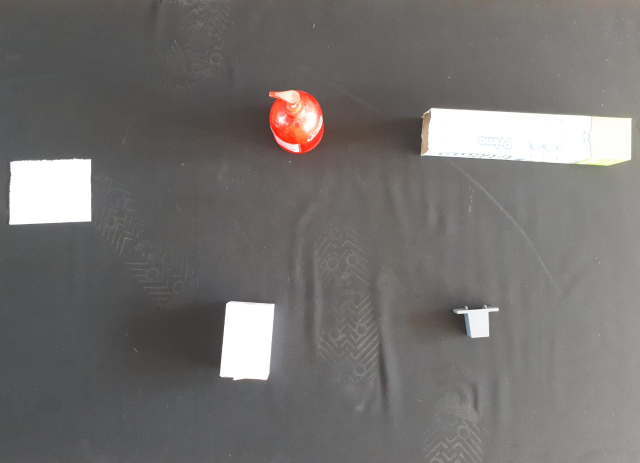
#> input picture measurement_test/img01.jpeg, 1280 x 925 px (shown at 1/2 size)
$ python test_black_board.py --image img01.jpeg   (older library calls are emulated)
#> lines starting #> are read from the running program, lines starting #| are printed output that depends on the picture; after the words box and inside, x2 and y2 are one past the last pixel; in counts of white or black regions, pixels touching at a corner belong together
#!/usr/bin/env python

# import the necessary packages
import numpy as np
import argparse
import cv2
import imutils
from scipy.spatial import distance as dist
from imutils import contours
from imutils import perspective

def order_points(pts):
	# sort the points based on their x-coordinates
	xSorted = pts[np.argsort(pts[:, 0]), :]

	# grab the left-most and right-most points from the sorted
	# x-roodinate points
	leftMost = xSorted[:2, :]
	rightMost = xSorted[2:, :]

	# now, sort the left-most coordinates according to their
	# y-coordinates so we can grab the top-left and bottom-left
	# points, respectively
	leftMost = leftMost[np.argsort(leftMost[:, 1]), :]
	(tl, bl) = leftMost

	# now that we have the top-left coordinate, use it as an
	# anchor to calculate the Euclidean distance between the
	# top-left and right-most points; by the Pythagorean
	# theorem, the point with the largest distance will be
	# our bottom-right point
	D = dist.cdist(tl[np.newaxis], rightMost, "euclidean")[0]
	(br, tr) = rightMost[np.argsort(D)[::-1], :]

	# return the coordinates in top-left, top-right,
	# bottom-right, and bottom-left order
	return np.array([tl, tr, br, bl], dtype="float32")

# construct the argument parse and parse the arguments
ap = argparse.ArgumentParser()
ap.add_argument("-i", "--image", help = "path to the image file")
args = vars(ap.parse_args())

# load the image
image = cv2.imread(args["image"])
#> image is the input picture: shape (925, 1280, 3); mean B, G, R 111.6, 112.9, 115.7

# find all the 'black' shapes in the image
lower = np.array([0, 0, 0])
upper = np.array([130, 130, 130])
shapeMask = cv2.inRange(image, lower, upper)
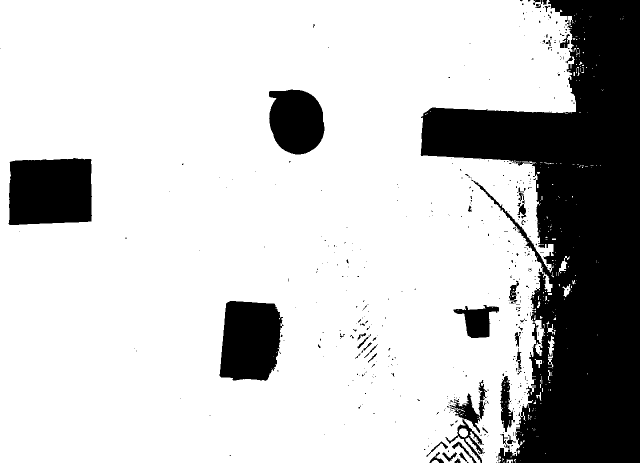
#> shapeMask: shape (925, 1280) (shown at 1/2 size); 77.6% white; 487 black regions (440 under 20 px)
output = cv2.bitwise_and(image, image, mask=shapeMask)
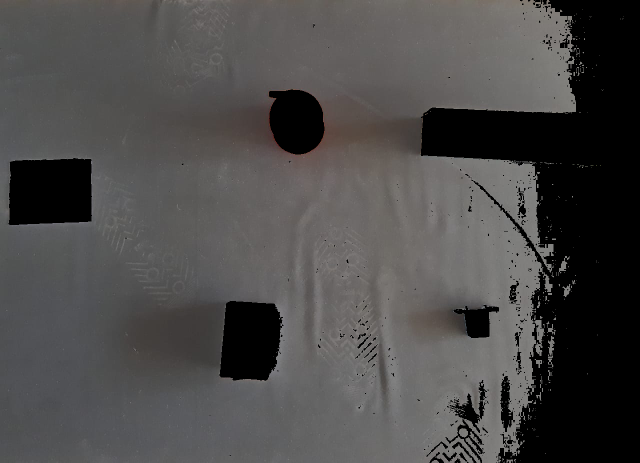
#> output: shape (925, 1280, 3) (shown at 1/2 size); mean B, G, R 73.7, 74.4, 75.9

# find the contours in the mask
(_, cnts, _) = cv2.findContours(shapeMask.copy(), cv2.RETR_EXTERNAL,cv2.CHAIN_APPROX_SIMPLE)
#> cnts = 250 contours, 234 with area under 20; largest, box (x1, y1, x2, y2) and area: (0, 0, 1152, 925) 972880, (1069, 640, 1090, 712) 630, (1086, 544, 1105, 584) 280, (1096, 672, 1109, 717) 244, (917, 856, 936, 875) 229
print("I found %d black shapes" % (len(cnts)))
#| I found 250 black shapes
cv2.imshow("Mask", shapeMask)

# loop over the contours
for c in cnts:
	# draw the contour and show it
	cv2.drawContours(image, [c], -1, (0, 255, 0), 2)
	cv2.imshow("Image", image)
	cv2.waitKey(0)
#> this loop made 250 passes
#> c on passes 1 to 3: [[1006, 924]], [[915, 924]], [[1008, 923], [1008, 924]]
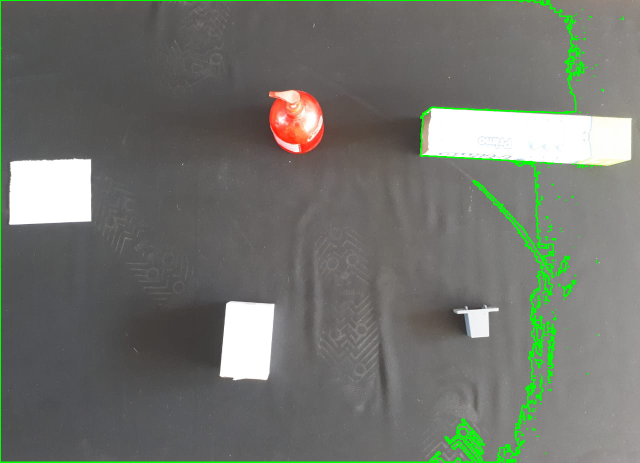
#> image: shape (925, 1280, 3) (shown at 1/2 size); 2.11% of pixels changed, all inside (x1, y1, x2, y2) = (0, 0, 1249, 925)

c = max(cnts, key = cv2.contourArea)
#> c = contour of 1875 points, box (x1, y1, x2, y2) (0, 0, 1152, 925), area 972880
cv2.drawContours(image, [c], -1, (0, 255, 0), 2)
cv2.imshow("Image", image)
#x,y,w,h = cv2.boundingRect(c)
## draw the book contour (in green)
#cv2.rectangle(output,(x,y),(x+w,y+h),(0,255,0),2)
cv2.waitKey(0)

# compute the rotated bounding box of the contour, then
# draw the contours
box = cv2.minAreaRect(c)
#> box = ((575.5, 462), (924, 1151), -90)
box = cv2.cv.BoxPoints(box) if imutils.is_cv2() else cv2.boxPoints(box)
#> box = ((1151, 924), (-2.83e-14, 924), (0, 0), (1151, 0))
box = np.array(box, dtype="int")
#> box = [[1151, 924], [0, 924], [0, 0], [1151, 0]]

cv2.drawContours(image, [box], -1, (0, 255, 0), 2)
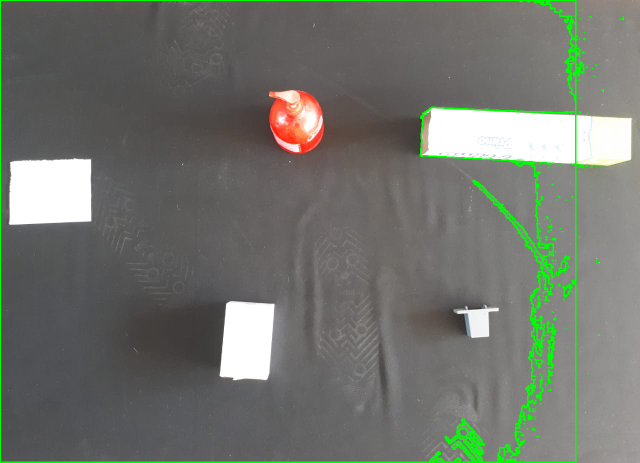
#> image: shape (925, 1280, 3) (shown at 1/2 size); 0.25% of pixels changed, all inside (x1, y1, x2, y2) = (861, 0, 1153, 925)

# show the original coordinates
print("Black board coordinates")
print(box)
#| [[1151  924]
#|  [   0  924]
#|  [   0    0]
#|  [1151    0]]
colors = ((0, 0, 255), (240, 0, 159), (255, 0, 0), (255, 255, 0))
rect = order_points(box)
#> in order_points, `xSorted = pts[np.argsort(pts[:, 0]), :]`: xSorted = [[0, 924], [0, 0], [1151, 924], [1151, 0]]
#> in order_points, `leftMost = xSorted[:2, :]`: leftMost = [[0, 924], [0, 0]]
#> in order_points, `rightMost = xSorted[2:, :]`: rightMost = [[1151, 924], [1151, 0]]
#> in order_points, `leftMost = leftMost[np.argsort(leftMost[:, 1]), :]`: leftMost = [[0, 0], [0, 924]]
#> in order_points, `(tl, bl) = leftMost`: tl = [0, 0]; bl = [0, 924]
#> in order_points, `D = dist.cdist(tl[np.newaxis], rightMost, "euclidean")[0]`: D = [1476, 1151]
#> in order_points, `(br, tr) = rightMost[np.argsort(D)[::-1], :]`: br = [1151, 924]; tr = [1151, 0]
#> rect = [[0, 0], [1151, 0], [1151, 924], [0, 924]]
print(rect.astype("int"))
#| [[   0    0]
#|  [1151    0]
#|  [1151  924]
#|  [   0  924]]
for ((x, y), color) in zip(rect, colors):
	cv2.circle(image, (int(x), int(y)), 5, color, -1)
#> this loop made 4 passes
#> (x, y, color) on passes 1 to 4: (0, 0, (0, 0, 255)), (1151, 0, (240, 0, 159)), (1151, 924, (255, 0, 0)), (0, 924, (255, 255, 0))
#> image: shape (925, 1280, 3); 0.01% of pixels changed, all inside (x1, y1, x2, y2) = (0, 0, 1157, 925)
cv2.imshow("Image", image)
cv2.waitKey(0)

image = cv2.imread(args["image"])
gray = cv2.cvtColor(image, cv2.COLOR_BGR2GRAY)
gray = cv2.GaussianBlur(gray, (7, 7), 0)

# perform edge detection, then perform a dilation + erosion to
# close gaps in between object edges
edged = cv2.Canny(gray, 190, 250)
#> edged: shape (925, 1280); 0.22% white in thin lines or dots, all inside (x1, y1, x2, y2) = (18, 180, 1263, 761)
edged = cv2.dilate(edged, None, iterations=1)
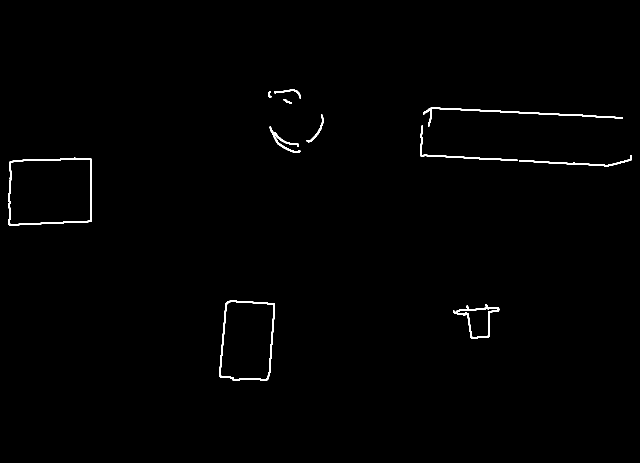
#> edged: shape (925, 1280) (shown at 1/2 size); 0.71% white; 11 white regions, largest, box (x1, y1, x2, y2) and area: (17, 315, 184, 451) 1789, (438, 601, 550, 762) 1574, (846, 215, 1246, 253) 1382
edged = cv2.erode(edged, None, iterations=1)
cv2.imshow("edged", edged)
cv2.waitKey(0)

# find contours in the edge map
cnts = cv2.findContours(edged.copy(), cv2.RETR_EXTERNAL,
	cv2.CHAIN_APPROX_SIMPLE)
#> cnts = 14 contours, 9 with area under 20; largest, box (x1, y1, x2, y2) and area: (18, 316, 183, 450) 20549, (439, 602, 549, 761) 14906, (540, 254, 600, 305) 24, (907, 610, 998, 676) 23, (614, 230, 646, 284) 21
cnts = cnts[0] if imutils.is_cv2() else cnts[1]

# sort the contours from left-to-right and initialize the bounding box
# point colors
(cnts, _) = contours.sort_contours(cnts)
for (i, c) in enumerate(cnts):
    # if the contour is not sufficiently large, ignore it
    if cv2.contourArea(c) < 100:
    	continue

    # compute the rotated bounding box of the contour, then
    # draw the contours
    box = cv2.minAreaRect(c)
    box = cv2.cv.BoxPoints(box) if imutils.is_cv2() else cv2.boxPoints(box)
    box = np.array(box, dtype="int")

    # show the original coordinates
    #print("Object #{}:".format(i + 1))
    #print(box)

    # order the points in the contour such that they appear
    # in top-left, top-right, bottom-right, and bottom-left
    # order, then draw the outline of the rotated bounding
    # box

    # check to see if the new method should be used for
    # ordering the coordinates
    rect = perspective.order_points(box)

    # show the re-ordered coordinates
    print("")

    # loop over the original points and draw them

    x1, y1 = rect.astype("int")[0]
    x2, y2 = rect.astype("int")[1]
    x3, y3 = rect.astype("int")[2]
    x4, y4 = rect.astype("int")[3]
    if x2 - x1 > 170 or x2 - x1 < 135:
        print("x")
        print(x2 - x1)
        pass
    elif y3 - y2 > 210 or y3 - y2 < 180:
        print("y")
        print(y3 - y2)
        pass
    else:
        print("Lego robot")
        print(rect.astype("int"))
        cv2.drawContours(image, [box], -1, (0, 255, 0), 2)

        for ((x, y), color) in zip(rect, colors):
        	cv2.circle(image, (int(x), int(y)), 5, color, -1)

        # draw the object num at the top-left corner
        cv2.putText(image, "Object #{}".format(i + 1),
        	(int(rect[0][0] - 15), int(rect[0][1] - 15)),
        	cv2.FONT_HERSHEY_SIMPLEX, 0.55, (255, 255, 255), 2)

        M = cv2.moments(c)
        cX = int(M["m10"] / M["m00"])
        cY = int(M["m01"] / M["m00"])
        print(cX, cY)
        cv2.circle(image, (cX, cY), 5, (0, 0, 255), -1)
        # draw the contour and center of the shape on the image

        # show the image
        cv2.imshow("Image", image)
        cv2.waitKey(0)
#> this loop made 14 passes
#> (x1, y1, x2, y2, x3, y3, x4, y4) on passes 1 to 2: (13, 321, 181, 314, 186, 443, 18, 449), (449, 599, 549, 607, 537, 765, 438, 757)
#> (printed output is left out)


image = cv2.imread(args["image"])
gray = cv2.cvtColor(image, cv2.COLOR_BGR2GRAY)
gray = cv2.GaussianBlur(gray, (7, 7), 0)

# perform edge detection, then perform a dilation + erosion to
# close gaps in between object edges
edged = cv2.Canny(gray, 90, 150)
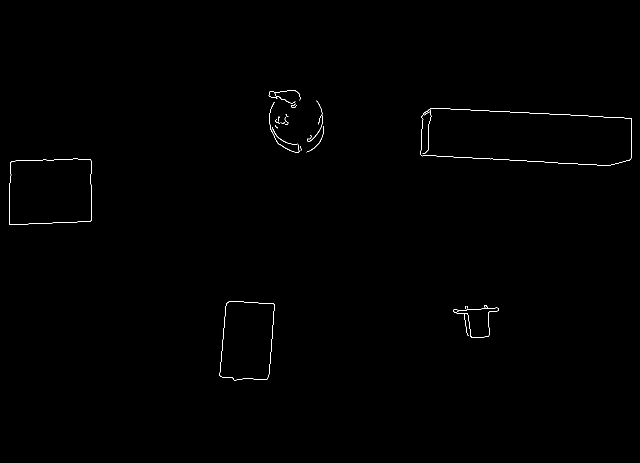
#> edged: shape (925, 1280) (shown at 1/2 size); 0.28% white in thin lines or dots, all inside (x1, y1, x2, y2) = (18, 180, 1264, 761)
edged = cv2.dilate(edged, None, iterations=1)
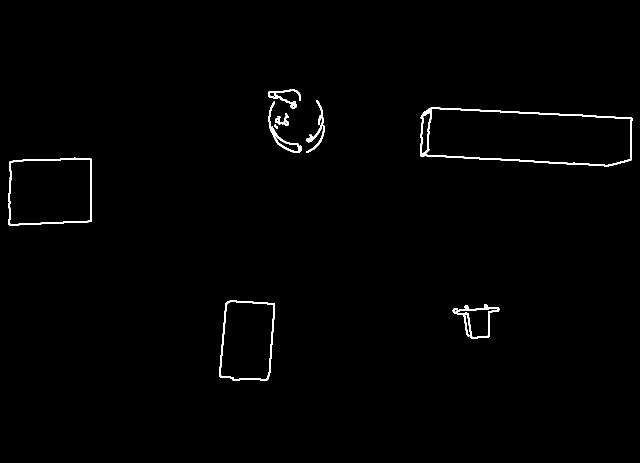
#> edged: shape (925, 1280) (shown at 1/2 size); 0.9% white; 10 white regions, largest, box (x1, y1, x2, y2) and area: (840, 215, 1265, 333) 3569, (17, 315, 184, 451) 1789, (438, 601, 550, 762) 1574
edged = cv2.erode(edged, None, iterations=1)
cv2.imshow("edged", edged)
cv2.waitKey(0)

# find contours in the edge map
cnts = cv2.findContours(edged.copy(), cv2.RETR_EXTERNAL,
	cv2.CHAIN_APPROX_SIMPLE)
#> cnts = 13 contours, 6 with area under 20; largest, box (x1, y1, x2, y2) and area: (841, 216, 1264, 332) 39914, (18, 316, 183, 450) 20549, (439, 602, 549, 761) 14906, (538, 204, 601, 305) 704, (537, 180, 601, 216) 216, (906, 610, 998, 676) 94, (614, 201, 646, 284) 74
cnts = cnts[0] if imutils.is_cv2() else cnts[1]

# sort the contours from left-to-right and initialize the bounding box
# point colors
(cnts, _) = contours.sort_contours(cnts)
for (i, c) in enumerate(cnts):
    # if the contour is not sufficiently large, ignore it
    if cv2.contourArea(c) < 100:
    	continue

    # compute the rotated bounding box of the contour, then
    # draw the contours
    box = cv2.minAreaRect(c)
    box = cv2.cv.BoxPoints(box) if imutils.is_cv2() else cv2.boxPoints(box)
    box = np.array(box, dtype="int")

    # show the original coordinates
    #print("Object #{}:".format(i + 1))
    #print(box)

    # order the points in the contour such that they appear
    # in top-left, top-right, bottom-right, and bottom-left
    # order, then draw the outline of the rotated bounding
    # box

    # check to see if the new method should be used for
    # ordering the coordinates
    rect = perspective.order_points(box)

    # show the re-ordered coordinates
    print("")

    # loop over the original points and draw them

    x1, y1 = rect.astype("int")[0]
    x2, y2 = rect.astype("int")[1]
    x3, y3 = rect.astype("int")[2]
    x4, y4 = rect.astype("int")[3]
    if x2 - x1 > 50 or x2 - x1 < 25:
        print("x")
        print(x2 - x1)
        pass
    elif y3 - y2 > 90 or y3 - y2 < 30:
        print("y")
        print(y3 - y2)
        pass
    else:
        print("Lego robot")
        print(rect.astype("int"))
        cv2.drawContours(image, [box], -1, (0, 255, 0), 2)

        for ((x, y), color) in zip(rect, colors):
        	cv2.circle(image, (int(x), int(y)), 5, color, -1)

        # draw the object num at the top-left corner
        cv2.putText(image, "Object #{}".format(i + 1),
        	(int(rect[0][0] - 15), int(rect[0][1] - 15)),
        	cv2.FONT_HERSHEY_SIMPLEX, 0.55, (255, 255, 255), 2)

        M = cv2.moments(c)
        cX = int(M["m10"] / M["m00"])
        cY = int(M["m01"] / M["m00"])
        print(cX, cY)
        cv2.circle(image, (cX, cY), 5, (0, 0, 255), -1)
        # draw the contour and center of the shape on the image

        # show the image
        cv2.imshow("Image", image)
        cv2.waitKey(0)
#> this loop made 13 passes
#> (x1, y1, x2, y2, x3, y3, x4, y4) on passes 1, 2, 3, 4, 12: (13, 321, 181, 314, 186, 443, 18, 449), (449, 599, 549, 607, 537, 765, 438, 757), (549, 160, 604, 187, 590, 218, 534, 190), (547, 204, 602, 300, 572, 317, 517, 220), (843, 213, 1266, 235, 1261, 333, 838, 311)
#> (printed output is left out)

$ run again, on measurement_test/img03.jpeg
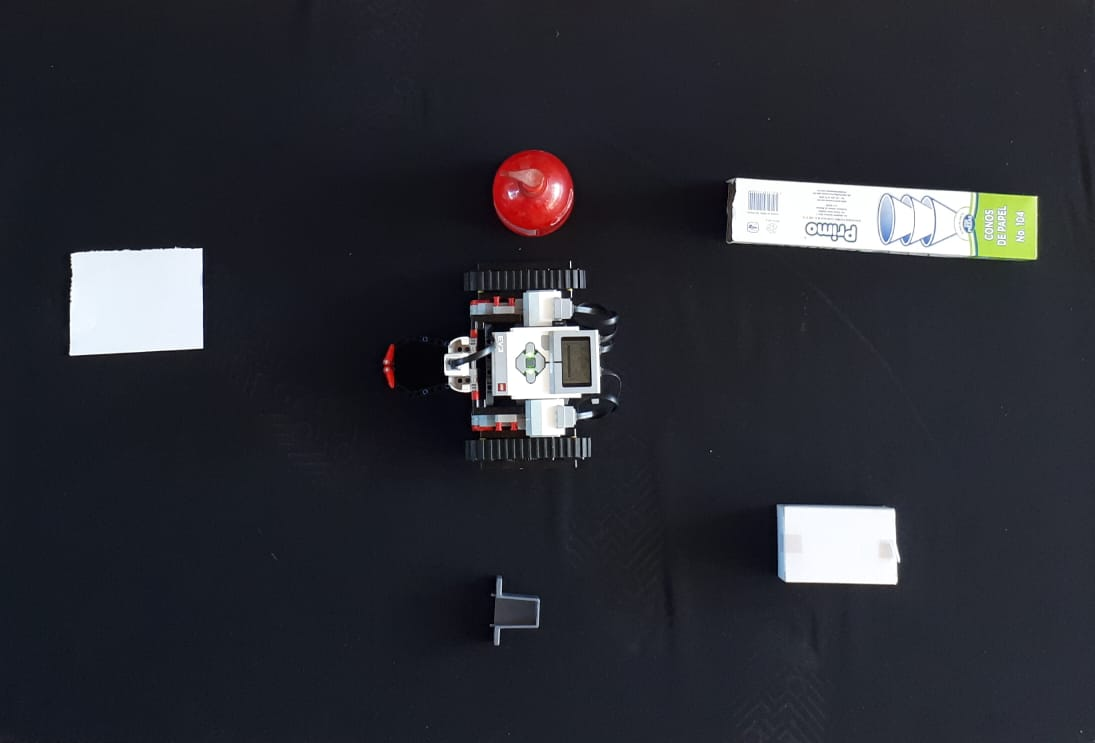
#> input picture measurement_test/img03.jpeg, 1095 x 743 px
#> image is the input picture: shape (743, 1095, 3); mean B, G, R 52.7, 45.5, 44.3
#> `shapeMask = cv2.inRange(image, lower, upper)`:
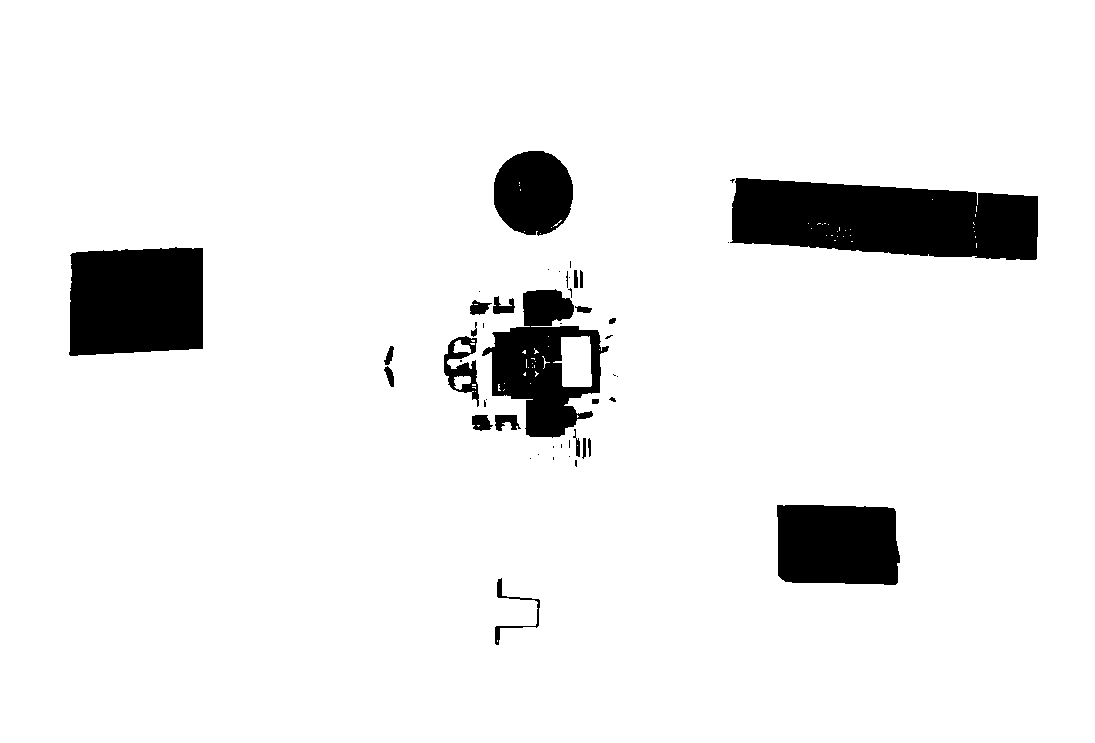
#> shapeMask: shape (743, 1095); 92.6% white; 48 black regions (24 under 20 px), largest, box (x1, y1, x2, y2) and area: (730, 178, 1038, 260) 19823, (69, 247, 203, 356) 13591, (482, 289, 609, 438) 9247
#> `(_, cnts, _) = cv2.findContours(shapeMask.copy(), cv2.RETR_EXTERNAL,cv..`: cnts = [[[0, 0], [0, 742], [1094, 742], [1094, 0]]]
#| I found 1 black shapes
#> the loop `for c in cnts:` made 1 pass
#> c on pass 1: [[0, 0], [0, 742], [1094, 742], [1094, 0]]
#> `c = max(cnts, key = cv2.contourArea)`: c = [[0, 0], [0, 742], [1094, 742], [1094, 0]]
#> `box = cv2.minAreaRect(c)`: box = ((547, 371), (742, 1094), -90)
#> `box = cv2.cv.BoxPoints(box) if imutils.is_cv2() else cv2.boxPoints(box)`: box = ((1094, 742), (-2.27e-14, 742), (0, 0), (1094, 0))
#> `box = np.array(box, dtype="int")`: box = [[1094, 742], [0, 742], [0, 0], [1094, 0]]
#| [[1094  742]
#|  [   0  742]
#|  [   0    0]
#|  [1094    0]]
#> xSorted = [[0, 742], [0, 0], [1094, 742], [1094, 0]]
#> in order_points, `leftMost = xSorted[:2, :]`: leftMost = [[0, 742], [0, 0]]
#> rightMost = [[1094, 742], [1094, 0]]
#> in order_points, `leftMost = leftMost[np.argsort(leftMost[:, 1]), :]`: leftMost = [[0, 0], [0, 742]]
#> tl = [0, 0]; bl = [0, 742]
#> D = [1321.9, 1094]
#> br = [1094, 742]; tr = [1094, 0]
#> `rect = order_points(box)`: rect = [[0, 0], [1094, 0], [1094, 742], [0, 742]]
#| [[   0    0]
#|  [1094    0]
#|  [1094  742]
#|  [   0  742]]
#> the loop `for ((x, y), color) in zip(rect, colors):` made 4 passes
#> (x, y, color) on passes 1 to 4: (0, 0, (0, 0, 255)), (1094, 0, (240, 0, 159)), (1094, 742, (255, 0, 0)), (0, 742, (255, 255, 0))
#> `cnts = cv2.findContours(edged.copy(), cv2.RETR_EXTERNAL, cv2.CHAIN_APP..`: cnts = 39 contours, 25 with area under 20; largest, box (x1, y1, x2, y2) and area: (69, 247, 204, 356) 13564, (776, 504, 901, 585) 9124, (558, 336, 592, 388) 1502, (443, 336, 480, 408) 242, (520, 289, 610, 403) 181
#> the loop `for (i, c) in enumerate(cnts):` made 39 passes
#> (x1, y1, x2, y2, x3, y3, x4, y4) on passes 1, 3, 18, 19, 24, 35: (65, 250, 201, 245, 205, 350, 69, 355), (441, 336, 476, 335, 479, 406, 444, 408), (518, 294, 574, 269, 623, 382, 567, 406), (520, 426, 578, 390, 593, 415, 536, 451), (558, 336, 591, 336, 591, 387, 558, 387), (776, 503, 901, 506, 899, 584, 774, 581)
#> (printed output is left out)
#> `cnts = cv2.findContours(edged.copy(), cv2.RETR_EXTERNAL, cv2.CHAIN_APP..`: cnts = 26 contours, 6 with area under 20; largest, box (x1, y1, x2, y2) and area: (726, 178, 1038, 260) 19754, (69, 247, 204, 356) 13564, (776, 504, 901, 585) 9124, (470, 260, 610, 468) 3639, (514, 336, 592, 388) 2393
#> the loop `for (i, c) in enumerate(cnts):` made 26 passes
#> (x1, y1, x2, y2, x3, y3, x4, y4) on pass 3: (442, 321, 477, 320, 479, 406, 443, 407)
#> (printed output is left out)
#> after the loop `for (i, c) in enumerate(cnts):`:
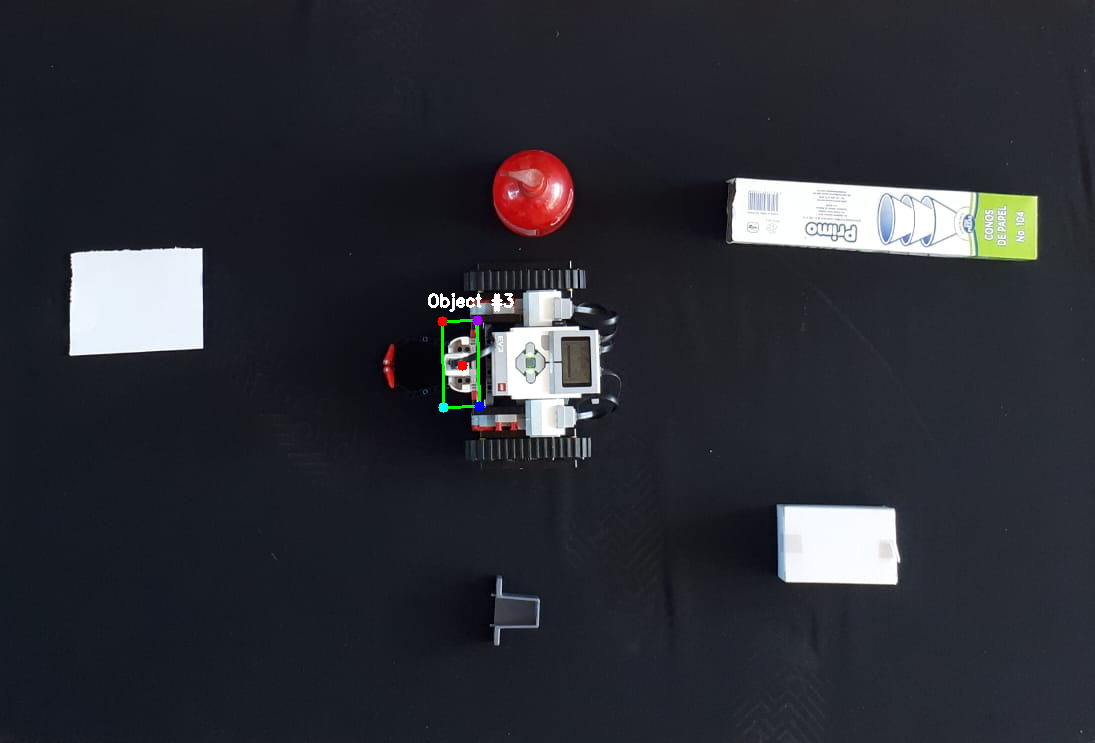
#> image: shape (743, 1095, 3); 0.21% of pixels changed, all inside (x1, y1, x2, y2) = (428, 293, 514, 413)
